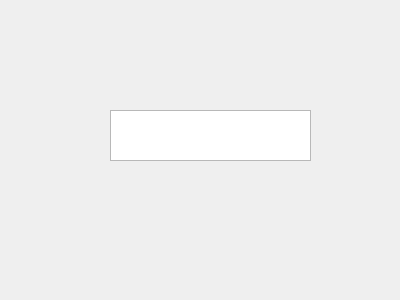
<?xml version="1.0" encoding="UTF-8"?>
<ui version="4.0">
 <class>commandWindow</class>
 <widget class="QDialog" name="commandWindow">
  <property name="geometry">
   <rect>
    <x>0</x>
    <y>0</y>
    <width>400</width>
    <height>300</height>
   </rect>
  </property>
  <property name="windowTitle">
   <string>Dialog</string>
  </property>
  <widget class="QTextEdit" name="textEdit">
   <property name="geometry">
    <rect>
     <x>110</x>
     <y>110</y>
     <width>201</width>
     <height>51</height>
    </rect>
   </property>
  </widget>
 </widget>
 <resources/>
 <connections/>
</ui>
